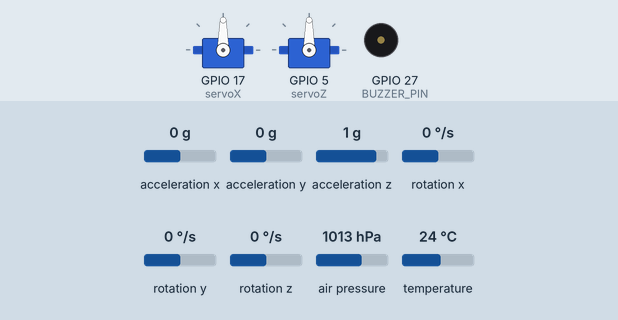
Bench run of a sketch on a simulated ESP32. Parts: 2 × servo, buzzer (waves = sounding). Wiring (inferred from the names in the program): MPU-6050 motion sensor at I2C address 0x68. The test bench sets the inputs (shaded band); at power-on: rotation x 0 °/s, rotation z 0 °/s, acceleration x 0 g, acceleration y 0 g, acceleration z 1 g, rotation y 0 °/s, air pressure 1013 hPa, temperature 24 °C. Storage starts empty; what the sketch prints to the serial monitor is not drawn.

Above: at 6.6 s.
6.7 s: rotation x set to -192 °/s
At 9.5 s:
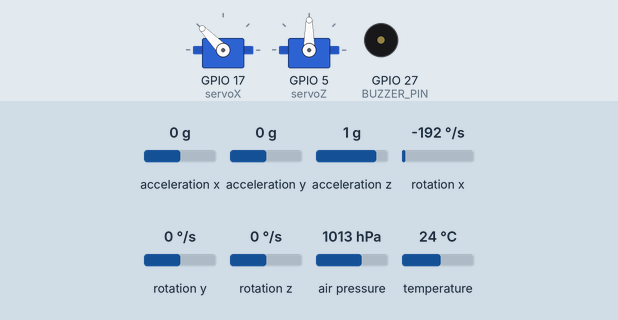
9.7 s: rotation z set to -100 °/s
At 10.43 s:
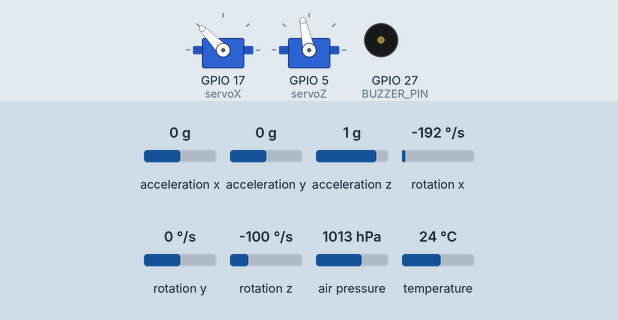
12.7 s: rotation x set to 192 °/s
At 13.5 s:
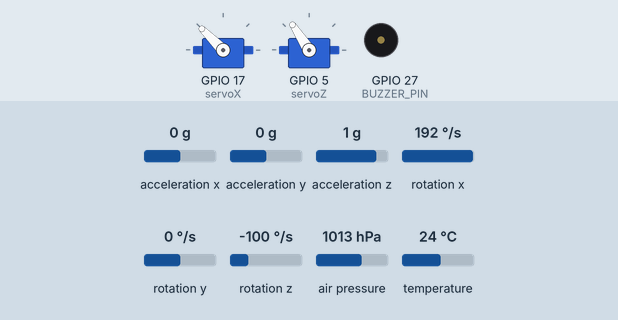
15.7 s: rotation z set to 100 °/s
At 15.87 s:
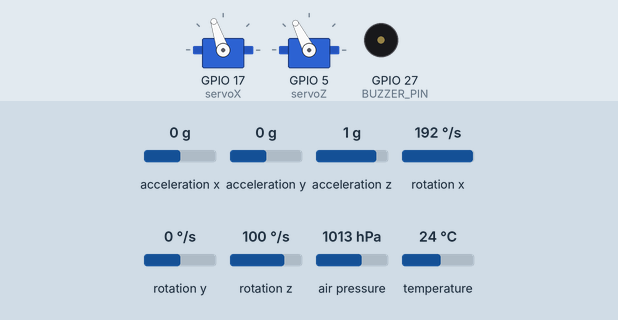
18.7 s: rotation z set to -192 °/s
21.7 s: rotation z set to 192 °/s
At 21.89 s:
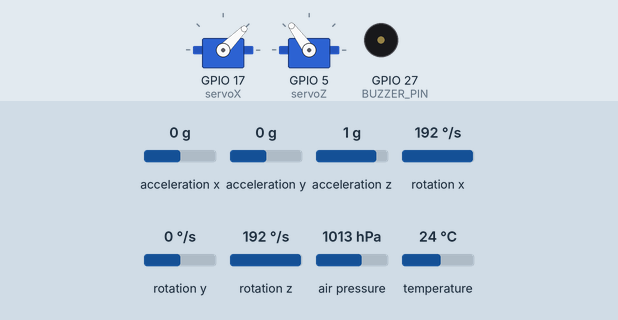
Timing chart, 0 to 27.5 s (numbered marks = the images above; inputs shaded):
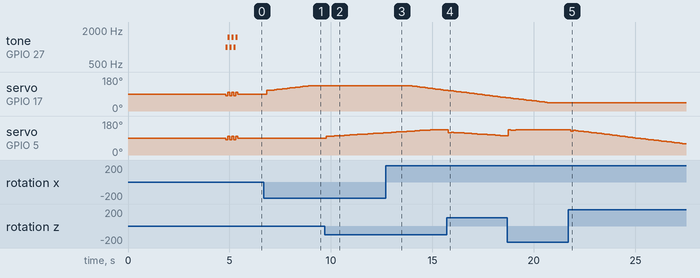

Measured:
- after the input at 6.7 s, servo on GPIO 17 (servoX): 90° → 110° after 0.13 s, → 109° 0.13 s later, → 110° 0.13 s later, → 112° 0.13 s later, … (17 changes in this stretch)
- after the input at 9.7 s, servo on GPIO 5 (servoZ): 90° → 100° after 0.07 s, → 99° 0.13 s later, → 100° 0.13 s later, → 101° 0.13 s later, … (20 changes in this stretch)
- after the input at 12.7 s, servo on GPIO 17 (servoX): 134° → 135° at once, → 133° 1.2 s later, → 131° 0.13 s later, → 130° 0.13 s later, … (16 changes in this stretch)
- after the input at 15.7 s, servo on GPIO 5 (servoZ): 134° → 117° after 0.09 s, → 120° 0.13 s later, → 119° 0.13 s later, → 118° 0.13 s later, … (20 changes in this stretch)
- after the input at 21.7 s, servo on GPIO 5 (servoZ): 134° → 126° after 0.11 s, → 131° 0.13 s later, → 129° 0.13 s later, → 127° 0.13 s later, … (45 changes in this stretch)
- by itself, servo on GPIO 17 (servoX), servo on GPIO 5 (servoZ): repeats every 0.20 s: 100° 0.10 s, 80° 0.10 s, until it stays 90° from 5.4 s

The sketch:

PIDGood10.1.1DEBUG.ino
```cpp
//--- Bibliotheken für Sensoren, Kommunikation und Servo-Steuerung ---
#include <Wire.h>
#include <Adafruit_MPU6050.h>
#include <Adafruit_BMP085.h>
#include <esp_now.h>
#include <WiFi.h>
#include <ESP32Servo.h>
#include <SD.h>
#include <SPI.h>

//Servo parachuteServo;

// Schwellenwerte für Erkennung des Liftoffs und des Falls
const float liftoffThreshold = 2.00;  // Beschleunigung für Start (z.B. 2g über der Schwerkraft)
const float fallThreshold = 0.50;     // Beschleunigung für Fall (z.B. -1g)

// Variable zur Statusüberwachung
bool liftoffDetected = false;
float lastAccelerationY = 0.0;  // Letzte Beschleunigung auf der Y-Achse

// --- Pins für SD-Kartenleser ---
#define CS_PIN 15
#define MOSI_PIN 23
#define CLK_PIN 18
#define MISO_PIN 19

// --- Pin für den Buzzer ---
#define BUZZER_PIN 27

// --- Sensor Objekte erstellen ---
Adafruit_MPU6050 mpu;
Adafruit_BMP085 bmp;

// --- Struktur für die zu sendenden Daten ---
typedef struct {
  float accelX, accelY, accelZ;
  float gyroX, gyroZ, gyroY; // Nur X- und Z-Achse für den TVC
  float temperature;
  float pressure;
  float altitude;
  float pidOutputX;
  float pidOutputZ;   // PID für Z-Achse
  float servoXPos;
  float servoZPos;    // Servo für Z-Achse
} SensorData;

SensorData sensorData;           // Variable für die Sensordaten

// --- MAC-Adresse des Empfängers ---
uint8_t broadcastAddress[] = {0xD0, 0xEF, 0x76, 0xEF, 0xCC, 0x64};

// --- Servo Objekte für TVC-Mount ---
Servo servoX;
Servo servoZ;  // Servo für Z-Achse

// --- PID-Parameter (können nach Bedarf angepasst werden) ---
float Kp = 5.0;  // Reduziertes Kp für sanftere Reaktionen
float Ki = 0.5;  // Niedriges Ki, um das Überschwingen zu reduzieren
float Kd = 1.0;  // Höheres Kd, um schneller auf Änderungen zu reagieren

// --- Variablen für PID-Steuerung der X- und Z-Achsen ---
float previousErrorX = 0, previousErrorZ = 0;
float integralX = 0, integralZ = 0;
float previousPIDOutputX = 0, previousPIDOutputZ = 0;

// --- Sollwerte für die Raketenstabilisierung ---
float targetAngleX = 0.0;
float targetAngleZ = 0.0;  // Sollwert für Z-Achse

// --- Variablen für Kalibrierung ---
float RateCalibrationRoll = 0.0, RateCalibrationPitch = 0.0, RateCalibrationYaw = 0.0;
int RateCalibrationNumber = 0;

// --- SD-Karten Initialisierung ---
bool initSD() {
  if (!SD.begin(CS_PIN)) {
    Serial.println("SD-Karteninitialisierung fehlgeschlagen!");
    return false;
  }
  File dataFile = SD.open("/SensorUndMessdaten.txt", FILE_WRITE);
  if (dataFile) {
    dataFile.println("Eintrag,AccelX,AccelY,AccelZ,GyroX,GyroY,GyroZ,Temperature,Pressure,Altitude,PID_X,PID_Y,ServoX,ServoY");
    dataFile.close();
  } else {
    Serial.println("Fehler beim Erstellen der Datei auf der SD-Karte");
    return false;
  }
  return true;
}

// --- Callback für Sendestatus ---
void OnDataSent(const uint8_t *mac_addr, esp_now_send_status_t status) {
  Serial.print("Daten wurden gesendet: ");
  Serial.println(status == ESP_NOW_SEND_SUCCESS ? "Erfolgreich" : "Fehlgeschlagen");
}

// --- Funktion zum Sammeln der Gyroskop-Signale ---
void gyro_signals() {
  Wire.beginTransmission(0x68);
  Wire.write(0x1A); // CONFIG register
  Wire.write(0x05); // Set to 5 for slight signal dampening
  Wire.endTransmission();

  Wire.beginTransmission(0x68);
  Wire.write(0x1B); // GYRO_CONFIG register
  Wire.write(0x08); // Set gyro sensitivity to ±500°/s
  Wire.endTransmission();

  Wire.beginTransmission(0x68);
  Wire.write(0x43); // GYRO_XOUT_H register (start of gyro data)
  Wire.endTransmission();

  Wire.requestFrom(0x68, 6); // Request 6 bytes of gyro data
  int16_t GyroX = Wire.read() << 8 | Wire.read();
  int16_t GyroY = Wire.read() << 8 | Wire.read();
  int16_t GyroZ = Wire.read() << 8 | Wire.read();

  sensorData.gyroX = (float)GyroX / 65.5 - RateCalibrationRoll;
  sensorData.gyroY = (float)GyroY / 65.5 - RateCalibrationPitch;
  sensorData.gyroZ = (float)GyroZ / 65.5 - RateCalibrationYaw;
}

// --- MPU6050 Kalibrierungsfunktion ---
void calibrateMPU6050() {
  RateCalibrationRoll = 0.0;
  RateCalibrationYaw = 0.0;
  for (RateCalibrationNumber = 0; RateCalibrationNumber < 2000; RateCalibrationNumber++) {
    gyro_signals();
    RateCalibrationRoll += sensorData.gyroX;
    RateCalibrationYaw += sensorData.gyroZ;
    delay(1);
  }
  RateCalibrationRoll /= 2000.0;
  RateCalibrationYaw /= 2000.0;
  Serial.println("MPU6050 Kalibrierung abgeschlossen.");
}

// --- Anpassung für Temperaturkonvertierung ---
float leseTemperaturAusMPU6050() {
  sensors_event_t a, g, temp;
  mpu.getEvent(&a, &g, &temp);
  return bmp.readTemperature();
}

// --- Setup-Funktion zur Initialisierung ---
void setup() {
  Serial.begin(115200);
  Wire.begin();

  if (!mpu.begin()) {
    Serial.println("MPU6050 nicht gefunden!");
    while (1);
  }

  if (!bmp.begin()) {
    Serial.println("BMP180 nicht gefunden!");
    while (1);
  }

  WiFi.mode(WIFI_STA);
  WiFi.disconnect();

  if (esp_now_init() != ESP_OK) {
    Serial.println("Fehler bei ESP-NOW Initialisierung");
    return;
  }
  esp_now_register_send_cb(OnDataSent);

  esp_now_peer_info_t peerInfo;
  memcpy(peerInfo.peer_addr, broadcastAddress, 6);
  peerInfo.channel = 0;
  peerInfo.encrypt = false;

  if (esp_now_add_peer(&peerInfo) != ESP_OK) {
    Serial.println("Fehler beim Hinzufügen des Peers");
    return;
  }

  if (!initSD()) {
    Serial.println("SD-Karte konnte nicht initialisiert werden.");
  }

  //parachuteServo.attach(2);  // Parachute-Servo an Pin D2
  //parachuteServo.write(0);   // Initialposition des Servos

  Serial.println("Setup abgeschlossen. Warten auf Liftoff...");


  servoX.attach(17);
  servoZ.attach(5);

  calibrateMPU6050();  // Führe die Kalibrierung aus

  startupSequence();
}


//--- Funktion zum Sammeln und Senden der Sensordaten ---
void sendeSensordaten() {
  sensors_event_t a, g, temp;
  mpu.getEvent(&a, &g, &temp);

  sensorData.accelX = a.acceleration.x;
  sensorData.accelY = a.acceleration.y;
  sensorData.accelZ = a.acceleration.z;
  sensorData.gyroX = g.gyro.x;
  sensorData.gyroY = g.gyro.y;
  sensorData.gyroZ = g.gyro.z;

  // Direkte Temperaturmessung vom BMP180 verwenden
  sensorData.temperature = bmp.readTemperature();

  // Verwende BMP180, um den Druck und die Höhe zu erfassen
  sensorData.pressure = bmp.readPressure();
  sensorData.altitude = bmp.readAltitude(101325); // Meereshöhe kalibriert
  // Prüfen, ob Druck normal ist
  if(sensorData.pressure < 10000) {
      Serial.println("Druckwert liegt unter 10000 Pa, bitte Sensor prüfen.");
  }

  esp_err_t result = esp_now_send(broadcastAddress, (uint8_t *)&sensorData, sizeof(sensorData));
  Serial.println(result == ESP_OK ? "Daten erfolgreich gesendet" : "Fehler beim Senden der Daten");
}

// --- Funktion zum Loggen der Daten auf die SD-Karte ---
void loggeDaten() {
  static int eintragNummer = 1;
  File dataFile = SD.open("/SensorUndMessdaten.txt", FILE_APPEND);
  if (dataFile) {
    dataFile.print(eintragNummer++); dataFile.print(",");
    dataFile.print(sensorData.accelX); dataFile.print(",");
    dataFile.print(sensorData.accelY); dataFile.print(",");
    dataFile.print(sensorData.accelZ); dataFile.print(",");
    dataFile.print(sensorData.gyroX); dataFile.print(",");
    dataFile.print(sensorData.gyroY); dataFile.print(",");
    dataFile.print(sensorData.gyroZ); dataFile.print(",");
    dataFile.print(sensorData.temperature); dataFile.print(",");
    dataFile.print(sensorData.pressure); dataFile.print(",");
    dataFile.print(sensorData.altitude); dataFile.print(",");
    dataFile.print(sensorData.pidOutputX); dataFile.print(",");
    dataFile.print(sensorData.pidOutputZ); dataFile.print(",");
    dataFile.print(sensorData.servoXPos); dataFile.print(",");
    dataFile.println(sensorData.servoZPos);
    dataFile.close();
  } else {
    Serial.println("Fehler beim Öffnen der Datei auf der SD-Karte!");
  }
}

// --- PID-Berechnungsfunktion ---
void calculatePID() {
  // Berechne den Fehler
  float errorX = targetAngleX - sensorData.gyroX;
  float errorZ = targetAngleZ - sensorData.gyroZ;

  // Berechne Integral
  integralX += errorX;
  integralZ += errorZ;

  // Berechne den Derivat
  float derivativeX = errorX - previousErrorX;
  float derivativeZ = errorZ - previousErrorZ;

  // PID-Ausgabe
  sensorData.pidOutputX = Kp * errorX + Ki * integralX + Kd * derivativeX;
  sensorData.pidOutputZ = Kp * errorZ + Ki * integralZ + Kd * derivativeZ;

  // Begrenze die PID-Ausgabe, um Überschwinger zu verhindern
  sensorData.pidOutputX = constrain(sensorData.pidOutputX, -45, 45); // Begrenze PID-Ausgabe auf ±45
  sensorData.pidOutputZ = constrain(sensorData.pidOutputZ, -45, 45);

  // Speichere Fehler für den nächsten Durchgang
  previousErrorX = errorX;
  previousErrorZ = errorZ;
  previousPIDOutputX = sensorData.pidOutputX;
  previousPIDOutputZ = sensorData.pidOutputZ;

  // Servo-Bewegung auf Basis der PID-Ausgabe
  sensorData.servoXPos = map(sensorData.gyroX, -500, 500, 0, 180) + sensorData.pidOutputX;
  sensorData.servoZPos = map(sensorData.gyroZ, -500, 500, 0, 180) + sensorData.pidOutputZ;

  servoX.write(sensorData.servoXPos);
  servoZ.write(sensorData.servoZPos);
}

// ---Startup-Sequenz-Funktion---
void startupSequence() {
  // Kurze Bewegungen der Servos und Buzzer-Töne
  for (int i = 0; i < 3; i++) {
    servoX.write(80);   // Servo leicht nach links
    servoZ.write(80);   // Servo leicht nach unten
    tone(BUZZER_PIN, 1000, 100); // Buzzer-Piepton bei 1 kHz für 100 ms
    delay(100);

    servoX.write(100);  // Servo leicht nach rechts
    servoZ.write(100);  // Servo leicht nach oben
    tone(BUZZER_PIN, 1500, 100); // Buzzer-Piepton bei 1.5 kHz für 100 ms
    delay(100);
  }

  // Servos in die Startposition zurücksetzen
  servoX.write(90);
  servoZ.write(90);
  noTone(BUZZER_PIN);   // Buzzer-Ton ausschalten
}

void loop() {
  static unsigned long lastDataSendTime = 0;
  static unsigned long lastDataLogTime = 0;

  unsigned long currentMillis = millis();

  // Sende Sensordaten alle 100 ms (10 Mal pro Sekunde)
  if (currentMillis - lastDataSendTime >= 100) {
    sendeSensordaten();
    calculatePID();
    gyro_signals();      // Holen Sie sich die Gyroskopdaten für X und Z
    sensorData.temperature = leseTemperaturAusMPU6050();  // Temperatur vom Sensor auslesen
    lastDataSendTime = currentMillis;
  }

  // Logge Daten alle 25 ms (40 Mal pro Sekunde)
  if (currentMillis - lastDataLogTime >= 25) {
    loggeDaten();


    //if (!liftoffDetected) {
    //liftoffDetected = detectLiftoff();
    //} else {
    //deployingChutes();
  //}

    lastDataLogTime = currentMillis;
  }


  delay(100);  // Leichte Verzögerung für Stabilität
}

// Funktion zur Erkennung des Liftoffs
//bool detectLiftoff() {
  //sensors_event_t a, g, temp;
  //mpu.getEvent(&a, &g, &temp);

  // Ausgabe der Beschleunigungswerte zur Überprüfung
  //Serial.print("Beschleunigung Y-Achse: ");
  //Serial.println(a.acceleration.y);

  // Berechnung der Beschleunigung ohne Schwerkraft
  //float accelY = a.acceleration.y - 9.81; // Schwerkraft subtrahieren

  // Ausgabe der korrigierten Y-Beschleunigung
  //Serial.print("Korrigierte Y-Beschleunigung: ");
  //Serial.println(accelY);

  // Prüfen auf schnelle Änderung in der Y-Beschleunigung
  //if (abs(accelY) > liftoffThreshold && abs(accelY - lastAccelerationY) > 1.0) {  // Änderung der Beschleunigung
    //Serial.println("Liftoff erkannt!");
    //lastAccelerationY = accelY;  // Aktualisiere die letzte Beschleunigung
    //delay(5000); // 5 Sekunden warten nach Starterkennung
    //return true;
  //}

  // Update der letzten Beschleunigung
  //lastAccelerationY = accelY;
  //return false;
//}

// Funktion zum Auslösen des Fallschirms
//void deployingChutes() {
  //sensors_event_t a, g, temp;
  //mpu.getEvent(&a, &g, &temp);

  // Ausgabe der Beschleunigungswerte zur Überprüfung
  //Serial.print("Beschleunigung Y-Achse: ");
  //Serial.println(a.acceleration.y);

  // Prüfen, ob die Y-Beschleunigung einen Fall anzeigt
  //if (a.acceleration.y < fallThreshold) {
    //Serial.println("Fall erkannt! Fallschirm wird ausgelöst.");
    //parachuteServo.write(90);  // Servo um 90 Grad drehen
    //delay(2000);               // Position für 2 Sekunden halten
  //}
//}
```
